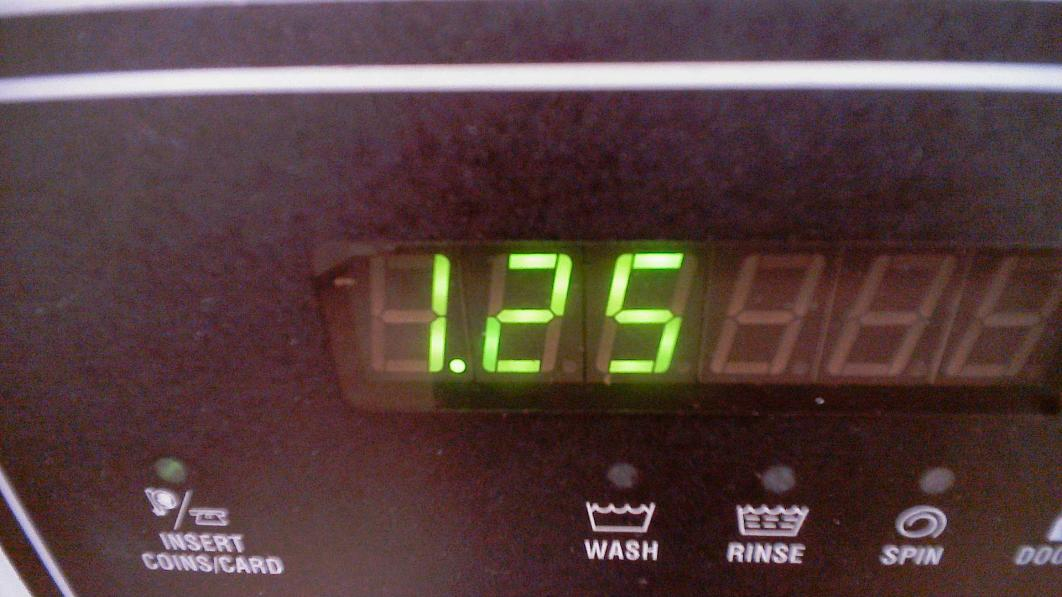
#> input picture testimages/lcd14.jpg, 1062 x 597 px, found by its file name
$ python blah.py
#> lines starting #> are read from the running program, lines starting #| are printed output that depends on the picture; after the words box and inside, x2 and y2 are one past the last pixel; in counts of white or black regions, pixels touching at a corner belong together
# import the necessary packages
import time
from imutils.perspective import four_point_transform
from imutils import contours
import imutils
import cv2
import numpy as np
import pytesseract
pytesseract.pytesseract.tesseract_cmd = r"C:\Program Files\Tesseract-OCR\tesseract.exe"

# load the example image
path = r'C:\Documents\GitHub\IEEE-Hard-Hack\testimages\lcd14.jpg'

img = cv2.imread(path)
#> img is the input picture: shape (597, 1062, 3); mean B, G, R 62.1, 62.8, 85

# pre-process the image by resizing it, converting it to
# graycale, blurring it, and computing an edge map
image = imutils.resize(img, height=500)
gray = cv2.cvtColor(image, cv2.COLOR_BGR2GRAY)
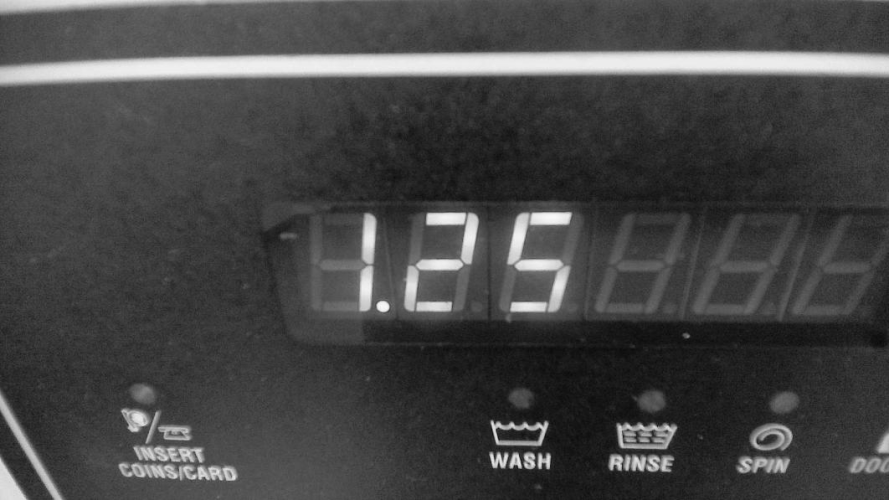
#> gray: shape (500, 889); min 9, max 249, mean 69.4

blurred = cv2.GaussianBlur(gray, (5, 5), 0)
thresh = cv2.threshold(gray, 0, 255, cv2.THRESH_BINARY_INV | cv2.THRESH_OTSU)[1]
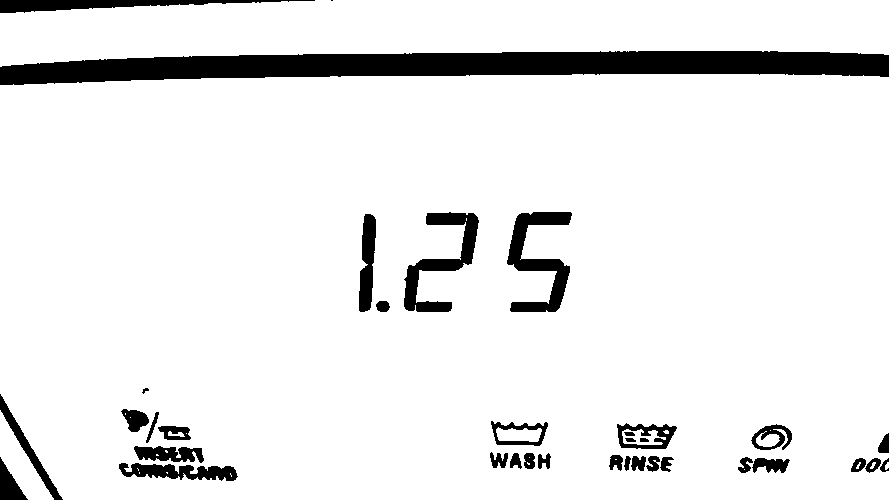
#> thresh: shape (500, 889); 91.7% white; 36 black regions (1 under 20 px), largest, box (x1, y1, x2, y2) and area: (0, 51, 889, 85) 19858, (507, 212, 572, 312) 2670, (404, 212, 479, 312) 2480
edged = cv2.Canny(blurred, 50, 200, 255)
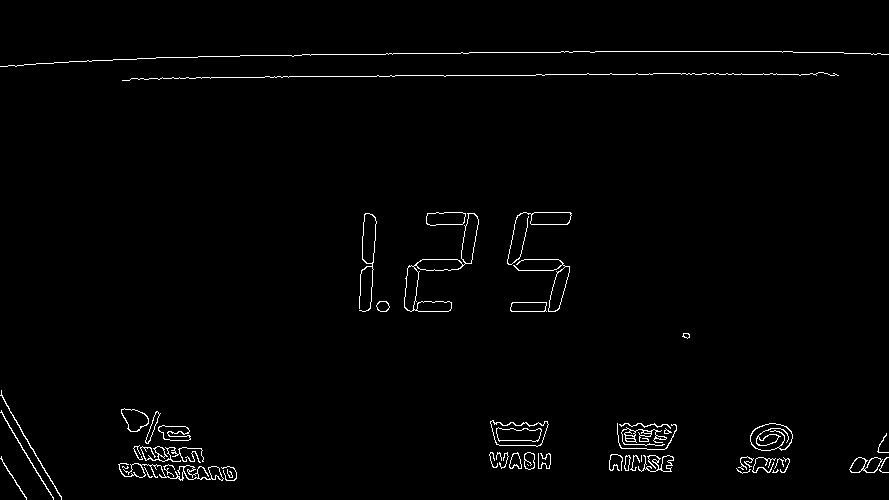
#> edged: shape (500, 889); 1.5% white in thin lines or dots, all inside (x1, y1, x2, y2) = (0, 51, 889, 500)

# find contours in the edge map, then sort them by their
# size in descending order
cnts = cv2.findContours(edged.copy(), cv2.RETR_EXTERNAL,
	cv2.CHAIN_APPROX_SIMPLE)
#> cnts = 51 contours, 26 with area under 20; largest, box (x1, y1, x2, y2) and area: (404, 213, 479, 312) 1774, (490, 420, 549, 447) 1112, (750, 423, 793, 451) 912, (359, 213, 377, 312) 578, (513, 259, 570, 312) 508
cnts = imutils.grab_contours(cnts)
cnts = sorted(cnts, key=cv2.contourArea, reverse=True)
displayCnt = None
# loop over the contours
for c in cnts:
	# approximate the contour
	peri = cv2.arcLength(c, True)
	approx = cv2.approxPolyDP(c, 0.02 * peri, True)
	# if the contour has four vertices, then we have found
	# the thermostat display
	if len(approx) == 4:
		displayCnt = approx
		break
#> this loop made 2 passes
#> (peri, displayCnt) on pass 2: (170.5, [[490, 421], [499, 445], [540, 445], [548, 424]])
#> peri on pass 1: 452.2

# extract the thermostat display, apply a perspective transform
# to it
warped = four_point_transform(thresh, displayCnt.reshape(4, 2))
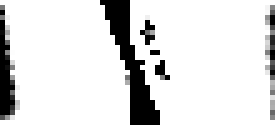
#> warped: shape (25, 55) (shown 5 times larger); min 0, max 255, mean 221.1
output = four_point_transform(image, displayCnt.reshape(4, 2))
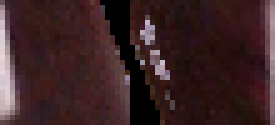
#> output: shape (25, 55, 3) (shown 5 times larger); mean B, G, R 36.5, 34.9, 59

# threshold the warped image, then apply a series of morphological
# operations to cleanup the thresholded image
thresh2 = cv2.threshold(warped, 0, 255,
	cv2.THRESH_BINARY_INV | cv2.THRESH_OTSU)[1]
#> thresh2: shape (25, 55); 13.3% white; 9 white regions (7 under 20 px), largest, box (x1, y1, x2, y2) and area: (20, 0, 32, 25) 105, (0, 1, 3, 24) 45
kernel = cv2.getStructuringElement(cv2.MORPH_ELLIPSE, (1, 5))
thresh2 = cv2.morphologyEx(thresh, cv2.MORPH_OPEN, kernel)
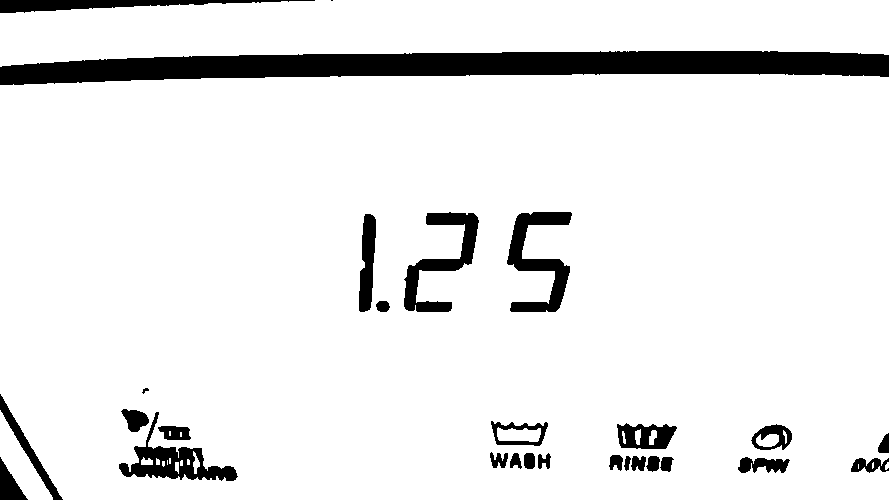
#> thresh2: shape (500, 889); 91.6% white; 28 black regions (1 under 20 px), largest, box (x1, y1, x2, y2) and area: (0, 51, 889, 85) 19858, (507, 212, 572, 312) 2681, (404, 212, 479, 312) 2490
height, width = thresh2.shape[:2]
#> height = 500; width = 889
start_row = int(height * 0.30)
#> start_row = 150
start_col = int(width*0.30)
#> start_col = 266
end_row = int(height * 0.70)
#> end_row = 350
end_col = int(width * 0.70)
#> end_col = 622
kernel = np.ones((5, 5), np.uint8)
#thresh2 = cv2.erode(thresh2, kernel, iterations=1)
# cv2.dilate(thresh2, kernel, iterations=20)
thresh2 = thresh2[start_row:end_row, start_col:end_col]
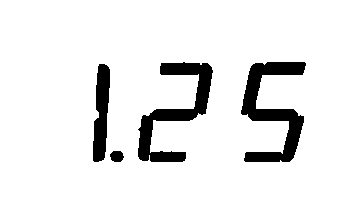
#> thresh2: shape (200, 356); 90.9% white; 4 black regions, box (x1, y1, x2, y2) and area: (241, 62, 306, 162) 2681, (138, 62, 213, 162) 2490, (93, 64, 110, 162) 1182, (110, 151, 124, 162) 124

gray = 255*(thresh2 < 128).astype(np.uint8) # To invert the text to white
coords = cv2.findNonZero(gray) # Find all non-zero points (text)
#> coords = contour of 6477 points, box (x1, y1, x2, y2) (93, 62, 306, 162), area 4510
x, y, w, h = cv2.boundingRect(coords) # Find minimum spanning bounding box
#> x = 93; y = 62; w = 213; h = 100
#thresh2 = thresh2[y-10:y+h+10, x-10:x+w+10] # Crop the image - note we do this on the original image

#> (the run stopped early here; a loop or call above may not have finished)

$ run again, with testimages/lcd10.jpg copied over testimages/lcd14.jpg
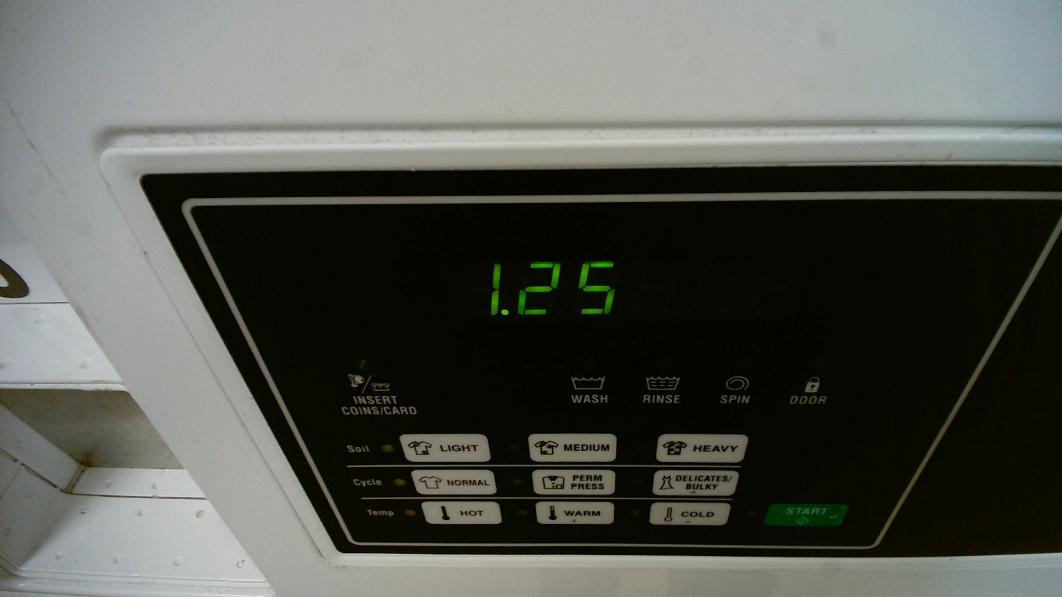
#> input picture testimages/lcd10.jpg, 1062 x 597 px, found by its file name
#> img is the input picture: shape (597, 1062, 3); mean B, G, R 81.9, 87.9, 85.9
#> `thresh = cv2.threshold(gray, 0, 255, cv2.THRESH_BINARY_INV | cv2.THRES..`:
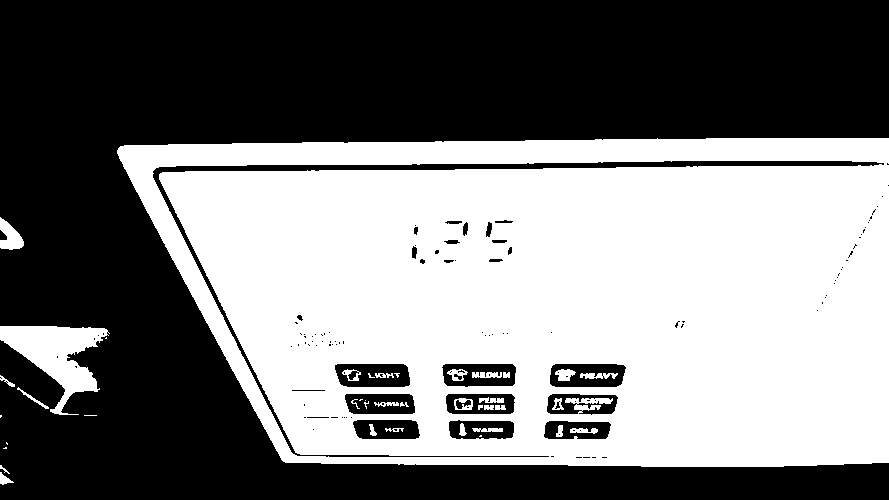
#> thresh: shape (500, 889); 48.1% white; 40 white regions (12 under 20 px), largest, box (x1, y1, x2, y2) and area: (117, 138, 889, 467) 206821, (0, 326, 110, 415) 4278, (0, 217, 24, 250) 471
#> edged: shape (500, 889); 2.3% white in thin lines or dots, all inside (x1, y1, x2, y2) = (0, 138, 889, 468)
#> cnts = 25 contours, 1 with area under 20; largest, box (x1, y1, x2, y2) and area: (549, 363, 627, 388) 1697, (442, 363, 517, 387) 1650, (334, 363, 411, 387) 1636, (546, 393, 619, 415) 1384, (445, 393, 515, 414) 1351
#> the loop `for c in cnts:` made 4 passes
#> (peri, displayCnt) on pass 4: (177.2, [[546, 412], [612, 414], [618, 396], [550, 394]])
#> `thresh2 = thresh2[start_row:end_row, start_col:end_col]`:
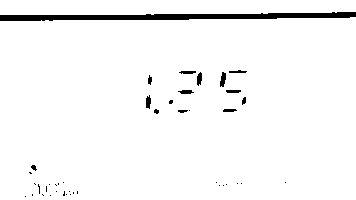
#> thresh2: shape (200, 356); 96.5% white; 42 black regions (29 under 20 px), largest, box (x1, y1, x2, y2) and area: (0, 12, 356, 21) 1895, (220, 72, 226, 87) 64, (197, 72, 202, 86) 53
#> coords = contour of 2462 points, box (x1, y1, x2, y2) (0, 12, 356, 197), area 9330
#> x = 0; y = 12; w = 356; h = 185

$ run again, with testimages/lcd11.jpg copied over testimages/lcd14.jpg
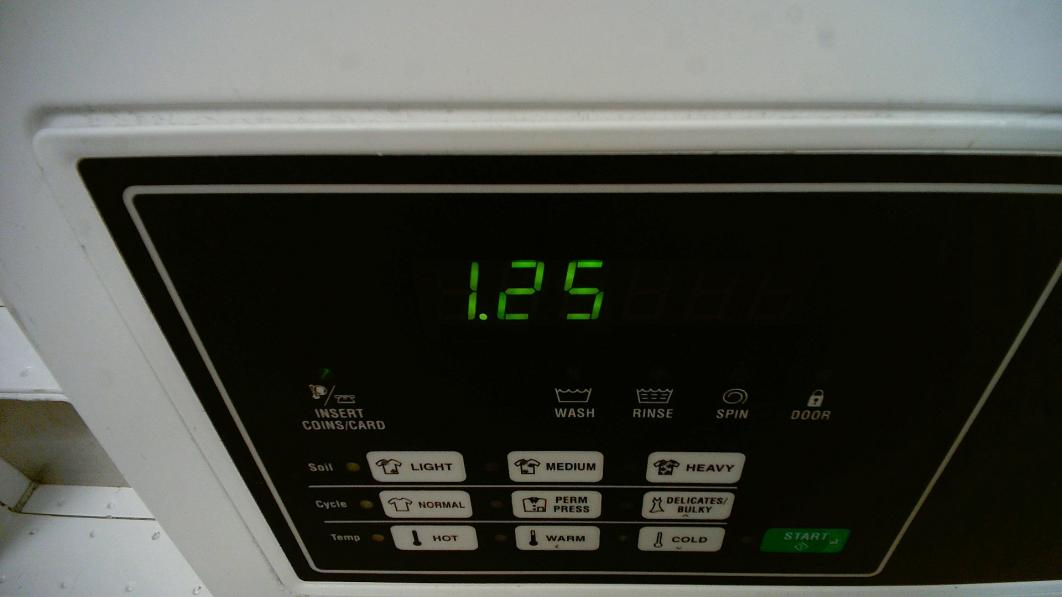
#> input picture testimages/lcd11.jpg, 1062 x 597 px, found by its file name
#> img is the input picture: shape (597, 1062, 3); mean B, G, R 68.3, 74.5, 72.6
#> `thresh = cv2.threshold(gray, 0, 255, cv2.THRESH_BINARY_INV | cv2.THRES..`:
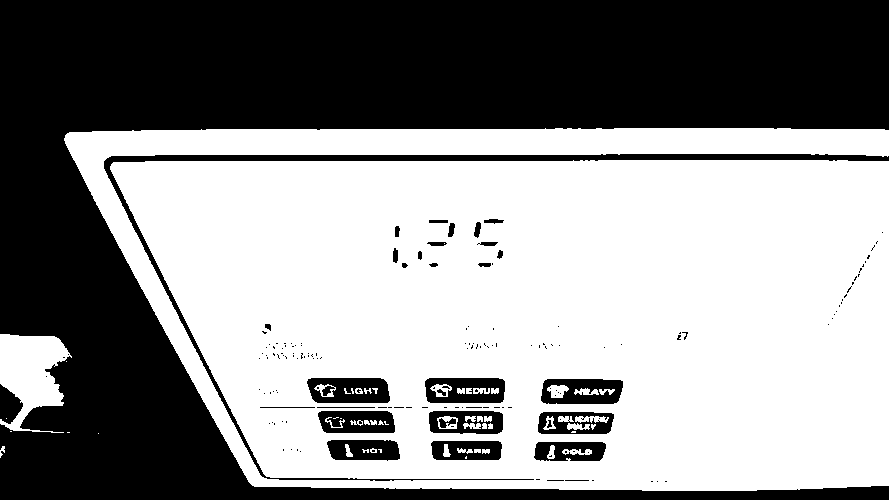
#> thresh: shape (500, 889); 56.1% white; 167 black regions (135 under 20 px), largest, box (x1, y1, x2, y2) and area: (0, 0, 889, 500) 174865, (104, 154, 889, 481) 6460, (307, 378, 390, 403) 1703
#> edged: shape (500, 889); 2.5% white in thin lines or dots, all inside (x1, y1, x2, y2) = (0, 128, 889, 491)
#> cnts = 23 contours, 1 with area under 20; largest, box (x1, y1, x2, y2) and area: (18, 405, 130, 434) 2288, (424, 377, 506, 404) 2016, (540, 378, 624, 405) 2004, (306, 377, 391, 404) 1974, (537, 411, 615, 435) 1663
#> the loop `for c in cnts:` made 1 pass
#> (peri, displayCnt) on pass 1: (267, [[18, 427], [129, 433], [109, 407], [27, 407]])
#> `thresh2 = thresh2[start_row:end_row, start_col:end_col]`:
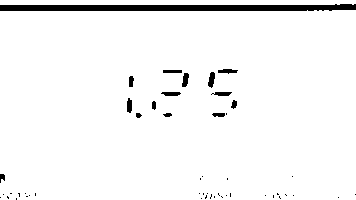
#> thresh2: shape (200, 356); 95.9% white; 49 black regions (34 under 20 px), largest, box (x1, y1, x2, y2) and area: (0, 4, 356, 11) 2116, (208, 72, 215, 88) 77, (182, 73, 189, 87) 71
#> coords = contour of 2895 points, box (x1, y1, x2, y2) (0, 4, 356, 200), area 2977
#> x = 0; y = 4; w = 356; h = 196

$ run again, with testimages/lcd12.jpg copied over testimages/lcd14.jpg
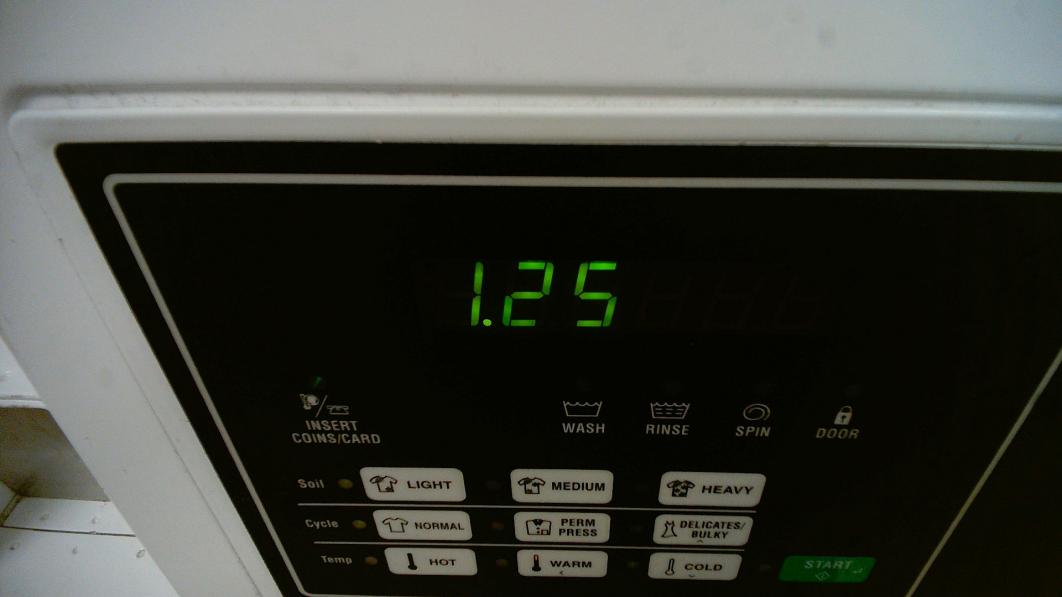
#> input picture testimages/lcd12.jpg, 1062 x 597 px, found by its file name
#> img is the input picture: shape (597, 1062, 3); mean B, G, R 60.8, 67.2, 65.4
#> thresh: shape (500, 889); 59.9% white; 163 black regions (128 under 20 px), largest, box (x1, y1, x2, y2) and area: (0, 0, 889, 500) 155140, (88, 146, 889, 500) 7128, (302, 391, 390, 420) 1999
#> edged: shape (500, 889); 2.3% white in thin lines or dots, all inside (x1, y1, x2, y2) = (0, 117, 889, 500)
#> cnts = 31 contours, 4 with area under 20; largest, box (x1, y1, x2, y2) and area: (551, 395, 641, 425) 2338, (427, 392, 514, 422) 2308, (301, 391, 390, 420) 2296, (546, 430, 631, 457) 1926, (430, 428, 511, 455) 1902
#> the loop `for c in cnts:` made 3 passes
#> (peri, displayCnt) on pass 3: (219.7, [[301, 393], [312, 418], [389, 417], [382, 392]])
#> `thresh2 = thresh2[start_row:end_row, start_col:end_col]`:
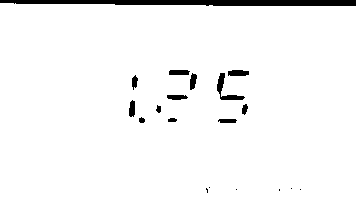
#> thresh2: shape (200, 356); 96.1% white; 19 black regions (6 under 20 px), largest, box (x1, y1, x2, y2) and area: (0, 0, 356, 6) 1796, (217, 73, 245, 100) 214, (228, 70, 249, 76) 112
#> coords = contour of 2752 points, box (x1, y1, x2, y2) (0, 0, 356, 193), area 23370
#> x = 0; w = 356; h = 193
